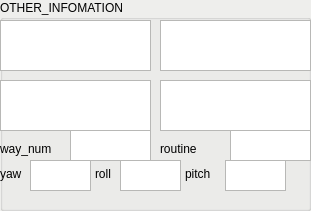
      <widget class="QGroupBox" name="groupBox_other_2">
       <property name="enabled">
        <bool>true</bool>
       </property>
       <property name="geometry">
        <rect>
         <x>10</x>
         <y>270</y>
         <width>311</width>
         <height>211</height>
        </rect>
       </property>
       <property name="palette">
        <palette>
         <active>
          <colorrole role="Base">
           <brush brushstyle="SolidPattern">
            <color alpha="255">
             <red>255</red>
             <green>255</green>
             <blue>255</blue>
            </color>
           </brush>
          </colorrole>
          <colorrole role="Window">
           <brush brushstyle="SolidPattern">
            <color alpha="255">
             <red>238</red>
             <green>238</green>
             <blue>236</blue>
            </color>
           </brush>
          </colorrole>
         </active>
         <inactive>
          <colorrole role="Base">
           <brush brushstyle="SolidPattern">
            <color alpha="255">
             <red>255</red>
             <green>255</green>
             <blue>255</blue>
            </color>
           </brush>
          </colorrole>
          <colorrole role="Window">
           <brush brushstyle="SolidPattern">
            <color alpha="255">
             <red>238</red>
             <green>238</green>
             <blue>236</blue>
            </color>
           </brush>
          </colorrole>
         </inactive>
         <disabled>
          <colorrole role="Base">
           <brush brushstyle="SolidPattern">
            <color alpha="255">
             <red>238</red>
             <green>238</green>
             <blue>236</blue>
            </color>
           </brush>
          </colorrole>
          <colorrole role="Window">
           <brush brushstyle="SolidPattern">
            <color alpha="255">
             <red>238</red>
             <green>238</green>
             <blue>236</blue>
            </color>
           </brush>
          </colorrole>
         </disabled>
        </palette>
       </property>
       <property name="autoFillBackground">
        <bool>true</bool>
       </property>
       <property name="title">
        <string>OTHER_INFOMATION</string>
       </property>
       <widget class="QTextEdit" name="tx_ndt_distance_check">
        <property name="geometry">
         <rect>
          <x>0</x>
          <y>20</y>
          <width>151</width>
          <height>51</height>
         </rect>
        </property>
        <property name="font">
         <font>
          <pointsize>14</pointsize>
         </font>
        </property>
        <property name="autoFillBackground">
         <bool>true</bool>
        </property>
        <property name="lineWidth">
         <number>0</number>
        </property>
        <property name="verticalScrollBarPolicy">
         <enum>Qt::ScrollBarAlwaysOff</enum>
        </property>
        <property name="horizontalScrollBarPolicy">
         <enum>Qt::ScrollBarAlwaysOff</enum>
        </property>
        <property name="readOnly">
         <bool>true</bool>
        </property>
        <property name="textInteractionFlags">
         <set>Qt::TextSelectableByMouse</set>
        </property>
       </widget>
       <widget class="QTextEdit" name="tx_ndt_angular_check">
        <property name="geometry">
         <rect>
          <x>160</x>
          <y>20</y>
          <width>151</width>
          <height>51</height>
         </rect>
        </property>
        <property name="font">
         <font>
          <pointsize>14</pointsize>
         </font>
        </property>
        <property name="autoFillBackground">
         <bool>true</bool>
        </property>
        <property name="lineWidth">
         <number>0</number>
        </property>
        <property name="verticalScrollBarPolicy">
         <enum>Qt::ScrollBarAlwaysOff</enum>
        </property>
        <property name="horizontalScrollBarPolicy">
         <enum>Qt::ScrollBarAlwaysOff</enum>
        </property>
        <property name="readOnly">
         <bool>true</bool>
        </property>
        <property name="textInteractionFlags">
         <set>Qt::TextSelectableByMouse</set>
        </property>
       </widget>
       <widget class="QTextEdit" name="tx_gnss_distance_check">
        <property name="geometry">
         <rect>
          <x>0</x>
          <y>80</y>
          <width>151</width>
          <height>51</height>
         </rect>
        </property>
        <property name="font">
         <font>
          <pointsize>14</pointsize>
         </font>
        </property>
        <property name="autoFillBackground">
         <bool>true</bool>
        </property>
        <property name="lineWidth">
         <number>0</number>
        </property>
        <property name="verticalScrollBarPolicy">
         <enum>Qt::ScrollBarAlwaysOff</enum>
        </property>
        <property name="horizontalScrollBarPolicy">
         <enum>Qt::ScrollBarAlwaysOff</enum>
        </property>
        <property name="readOnly">
         <bool>true</bool>
        </property>
        <property name="textInteractionFlags">
         <set>Qt::TextSelectableByMouse</set>
        </property>
       </widget>
       <widget class="QTextEdit" name="tx_gnss_angular_check">
        <property name="geometry">
         <rect>
          <x>160</x>
          <y>80</y>
          <width>151</width>
          <height>51</height>
         </rect>
        </property>
        <property name="font">
         <font>
          <pointsize>14</pointsize>
         </font>
        </property>
        <property name="autoFillBackground">
         <bool>true</bool>
        </property>
        <property name="lineWidth">
         <number>0</number>
        </property>
        <property name="verticalScrollBarPolicy">
         <enum>Qt::ScrollBarAlwaysOff</enum>
        </property>
        <property name="horizontalScrollBarPolicy">
         <enum>Qt::ScrollBarAlwaysOff</enum>
        </property>
        <property name="readOnly">
         <bool>true</bool>
        </property>
        <property name="textInteractionFlags">
         <set>Qt::TextSelectableByMouse</set>
        </property>
       </widget>
       <widget class="QLabel" name="lb_waypoint_num">
        <property name="geometry">
         <rect>
          <x>0</x>
          <y>140</y>
          <width>66</width>
          <height>17</height>
         </rect>
        </property>
        <property name="text">
         <string>way_num</string>
        </property>
       </widget>
       <widget class="QTextEdit" name="tx_waypoint_num">
        <property name="geometry">
         <rect>
          <x>70</x>
          <y>130</y>
          <width>81</width>
          <height>31</height>
         </rect>
        </property>
        <property name="font">
         <font>
          <pointsize>14</pointsize>
         </font>
        </property>
        <property name="autoFillBackground">
         <bool>true</bool>
        </property>
        <property name="lineWidth">
         <number>0</number>
        </property>
        <property name="verticalScrollBarPolicy">
         <enum>Qt::ScrollBarAlwaysOff</enum>
        </property>
        <property name="horizontalScrollBarPolicy">
         <enum>Qt::ScrollBarAlwaysOff</enum>
        </property>
        <property name="readOnly">
         <bool>true</bool>
        </property>
        <property name="textInteractionFlags">
         <set>Qt::TextSelectableByMouse</set>
        </property>
       </widget>
       <widget class="QLabel" name="lb_stroke_routine">
        <property name="geometry">
         <rect>
          <x>160</x>
          <y>140</y>
          <width>66</width>
          <height>17</height>
         </rect>
        </property>
        <property name="text">
         <string>routine</string>
        </property>
        <property name="textFormat">
         <enum>Qt::AutoText</enum>
        </property>
       </widget>
       <widget class="QTextEdit" name="tx_stroke_routine">
        <property name="geometry">
         <rect>
          <x>230</x>
          <y>130</y>
          <width>81</width>
          <height>31</height>
         </rect>
        </property>
        <property name="font">
         <font>
          <pointsize>14</pointsize>
         </font>
        </property>
        <property name="autoFillBackground">
         <bool>true</bool>
        </property>
        <property name="lineWidth">
         <number>0</number>
        </property>
        <property name="verticalScrollBarPolicy">
         <enum>Qt::ScrollBarAlwaysOff</enum>
        </property>
        <property name="horizontalScrollBarPolicy">
         <enum>Qt::ScrollBarAlwaysOff</enum>
        </property>
        <property name="readOnly">
         <bool>true</bool>
        </property>
        <property name="textInteractionFlags">
         <set>Qt::TextSelectableByMouse</set>
        </property>
       </widget>
       <widget class="QLabel" name="lb_yaw">
        <property name="geometry">
         <rect>
          <x>0</x>
          <y>165</y>
          <width>41</width>
          <height>17</height>
         </rect>
        </property>
        <property name="text">
         <string>yaw</string>
        </property>
       </widget>
       <widget class="QTextEdit" name="tx_yaw">
        <property name="geometry">
         <rect>
          <x>30</x>
          <y>160</y>
          <width>61</width>
          <height>31</height>
         </rect>
        </property>
        <property name="font">
         <font>
          <pointsize>14</pointsize>
         </font>
        </property>
        <property name="autoFillBackground">
         <bool>true</bool>
        </property>
        <property name="lineWidth">
         <number>0</number>
        </property>
        <property name="verticalScrollBarPolicy">
         <enum>Qt::ScrollBarAlwaysOff</enum>
        </property>
        <property name="horizontalScrollBarPolicy">
         <enum>Qt::ScrollBarAlwaysOff</enum>
        </property>
        <property name="readOnly">
         <bool>true</bool>
        </property>
        <property name="textInteractionFlags">
         <set>Qt::TextSelectableByMouse</set>
        </property>
       </widget>
       <widget class="QLabel" name="lb_roll">
        <property name="geometry">
         <rect>
          <x>95</x>
          <y>165</y>
          <width>41</width>
          <height>17</height>
         </rect>
        </property>
        <property name="text">
         <string>roll</string>
        </property>
       </widget>
       <widget class="QTextEdit" name="tx_roll">
        <property name="geometry">
         <rect>
          <x>120</x>
          <y>160</y>
          <width>61</width>
          <height>31</height>
         </rect>
        </property>
        <property name="font">
         <font>
          <pointsize>14</pointsize>
         </font>
        </property>
        <property name="autoFillBackground">
         <bool>true</bool>
        </property>
        <property name="lineWidth">
         <number>0</number>
        </property>
        <property name="verticalScrollBarPolicy">
         <enum>Qt::ScrollBarAlwaysOff</enum>
        </property>
        <property name="horizontalScrollBarPolicy">
         <enum>Qt::ScrollBarAlwaysOff</enum>
        </property>
        <property name="readOnly">
         <bool>true</bool>
        </property>
        <property name="textInteractionFlags">
         <set>Qt::TextSelectableByMouse</set>
        </property>
       </widget>
       <widget class="QLabel" name="lb_pitch">
        <property name="geometry">
         <rect>
          <x>185</x>
          <y>165</y>
          <width>41</width>
          <height>17</height>
         </rect>
        </property>
        <property name="text">
         <string>pitch</string>
        </property>
       </widget>
       <widget class="QTextEdit" name="tx_pitch">
        <property name="geometry">
         <rect>
          <x>225</x>
          <y>160</y>
          <width>61</width>
          <height>31</height>
         </rect>
        </property>
        <property name="font">
         <font>
          <pointsize>14</pointsize>
         </font>
        </property>
        <property name="autoFillBackground">
         <bool>true</bool>
        </property>
        <property name="lineWidth">
         <number>0</number>
        </property>
        <property name="verticalScrollBarPolicy">
         <enum>Qt::ScrollBarAlwaysOff</enum>
        </property>
        <property name="horizontalScrollBarPolicy">
         <enum>Qt::ScrollBarAlwaysOff</enum>
        </property>
        <property name="readOnly">
         <bool>true</bool>
        </property>
        <property name="textInteractionFlags">
         <set>Qt::TextSelectableByMouse</set>
        </property>
       </widget>
      </widget>
